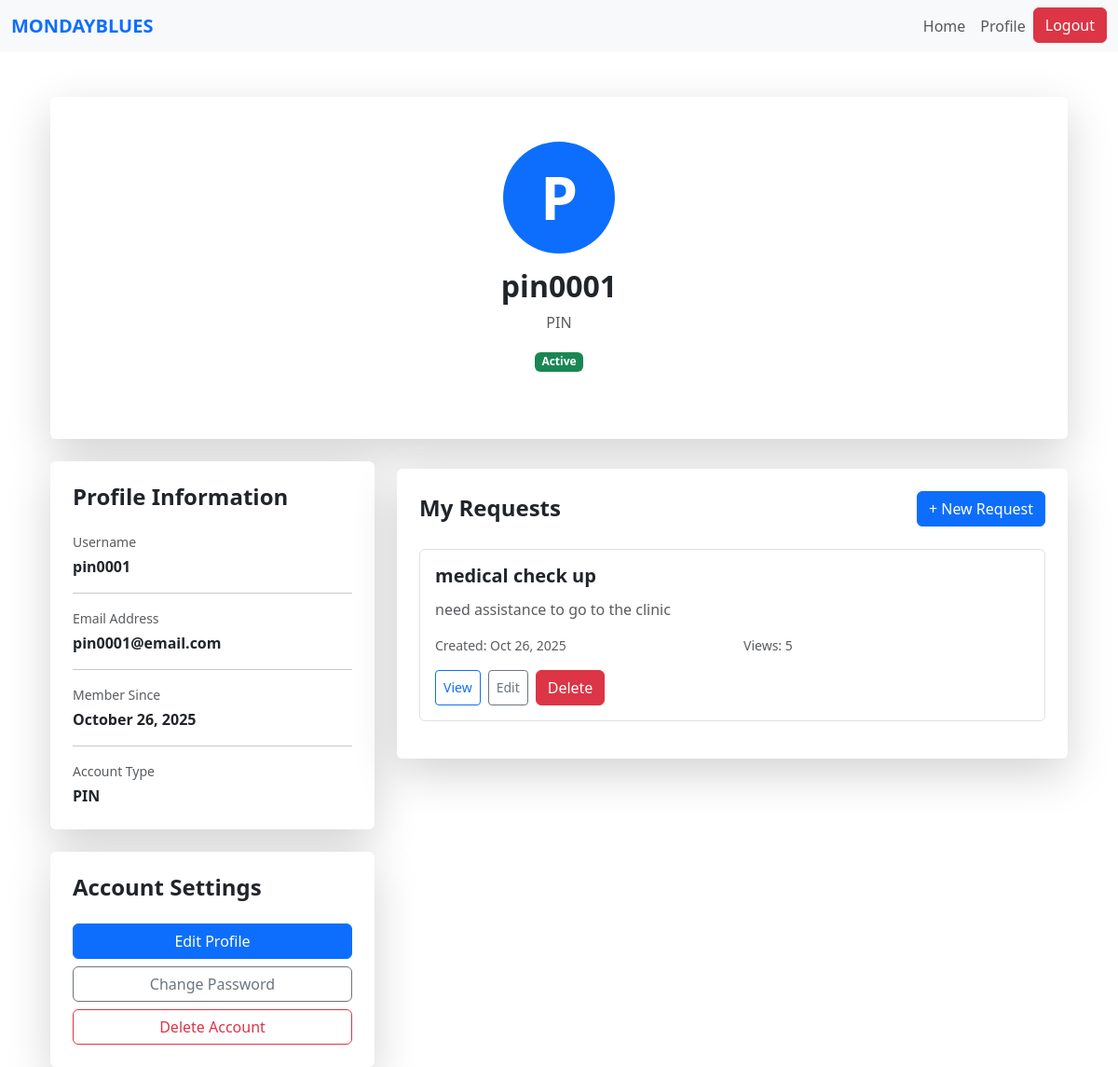
The app's page /pin/profile (signed in), older data.
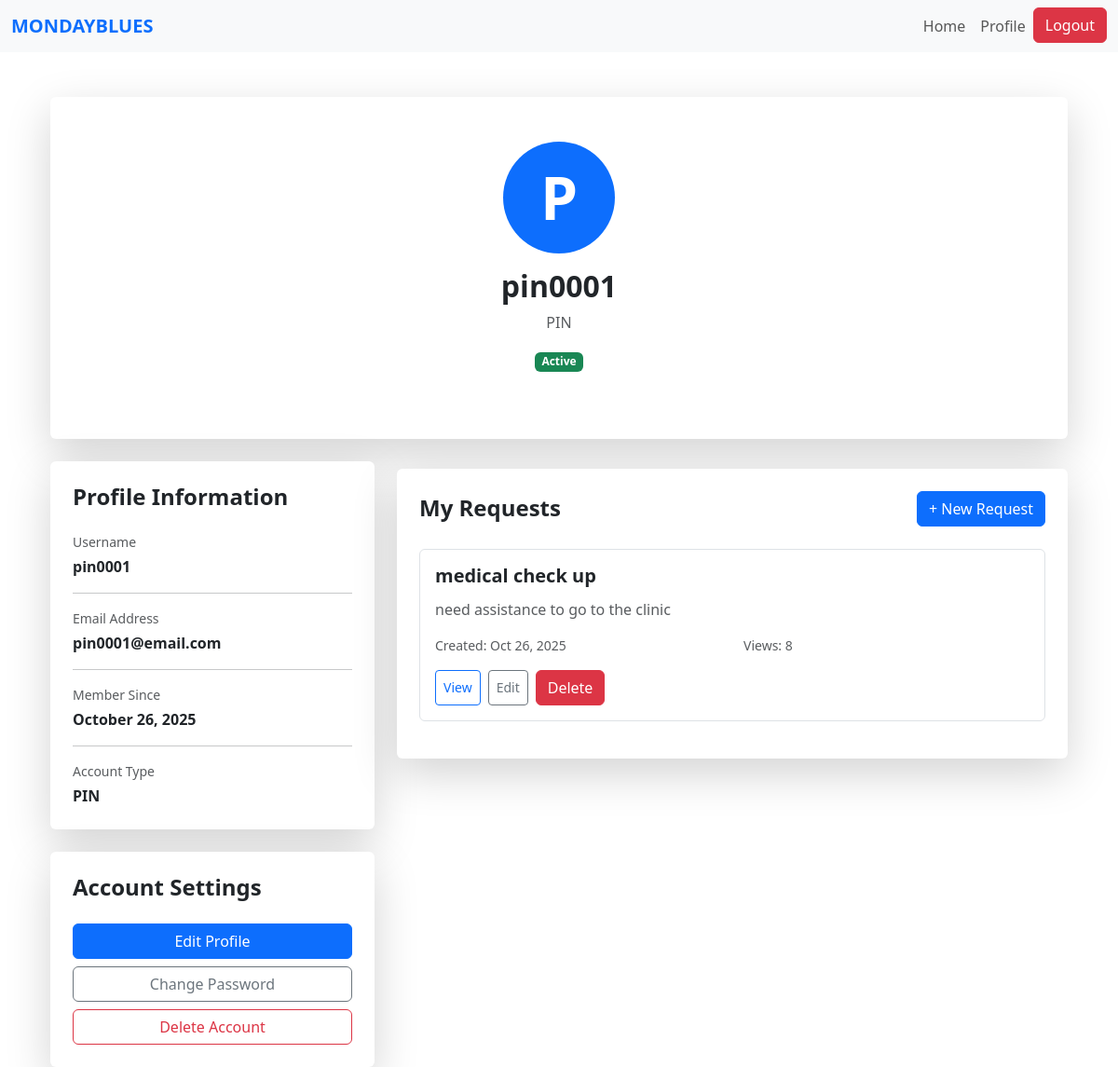
The same page, newer data.
### website/models.py (models this page shows)
class Request(db.Model):
    id = db.Column(db.Integer, primary_key=True)
    title = db.Column(db.String(150), nullable=False)
    description = db.Column(db.Text, nullable=False)
    category_id = db.Column(db.Integer, db.ForeignKey('category.id'), nullable=False)
    category = db.relationship('Category', backref='requests')
    status = db.Column(db.String(20), default='Pending')  # Pending, Accepted, Completed
    scheduled_datetime = db.Column(db.DateTime, nullable=False)
    view_count = db.Column(db.Integer, default=0)
    date_created = db.Column(db.DateTime, default=datetime.utcnow)
    user_id = db.Column(db.Integer, db.ForeignKey('user.id'), nullable=False)
    volunteer_id = db.Column(db.Integer, db.ForeignKey('volunteer.id'), nullable=True)
    user = db.relationship('User', backref=db.backref('requests', lazy=True, cascade='all, delete-orphan'), lazy=True)
    volunteer = db.relationship('Volunteer', backref=db.backref('assigned_requests', lazy=True), lazy=True)

### website/pin.py (the view)
@pin.route('/pin/profile')
@login_required
def pin_profile():
    if current_user.role != 'PIN':
        flash('Access denied.', 'danger')
        return redirect(url_for('views.home'))
    requests = Request.query.filter_by(user_id=current_user.id).order_by(Request.date_created.desc()).all()
    return render_template("pin_profile.html", requests=requests)

### website/templates/pin_profile.html (shortened to what the changed rows need)
{% extends "base.html" %}
{% block content %}
<div class="container mt-5">
    <div class="row justify-content-center">
        <div class="col-md-10 col-lg-12">
            <div class="card shadow-lg border-0 mb-4">
                <div class="card-body p-5">
                    <div class="text-center mb-4">
                        <h2 class="fw-bold mb-2">{{ current_user.name }}</h2>
                    </div>
                </div>
            </div>
            <div class="row">
                <div class="col-lg-8 mt-2">
                    <div class="card shadow-lg border-0">
                        <div class="card-body p-4">
                            {% if current_user.status == "Pending" or current_user.status == "Suspended" %}
                                <div class="text-center py-5">
                                    <i class="bi bi-lock" style="font-size: 4rem; color: #ccc;"></i>
                                    <h4 class="fw-bold mt-3">Account Pending or Suspended</h4>
                                    <p class="text-muted">
                                        Your account is currently inactive. Please contact the administrator or wait for approval before creating requests.
                                    </p>
                                </div>
                            {% else %}
                                {% if requests %}
                                    {% for request in requests %}
                                        <div class="card mb-3 border">
                                            <div class="card-body">
                                                <div class="d-flex justify-content-between align-items-start mb-2">
                                                    <h5 class="fw-bold mb-1">{{ request.title }}</h5>
                                                </div>
                                                <p class="text-muted mb-3">
                                                    {{ request.description[:100] }}{% if request.description|length > 100 %}...{% endif %}
                                                </p>
                                                <div class="row text-muted small mb-3">
                                                    <div class="col-md-6">
                                                         Created: {{ request.date_created.strftime('%b %d, %Y') }}
                                                    </div>
                                                    <div class="col-md-6">
                                                         Views: {{ request.view_count }}
                                                    </div>
                                                </div>
                                                <div class="d-flex gap-2">
                                                    <button class="btn btn-sm btn-outline-primary" onclick="location.href='/request/{{ request.id }}'">View</button>
                                                    {% if request.status == 'Completed' %}
                                                        <button class="btn btn-sm btn-outline-success" onclick="location.href='/request/{{ request.id }}/review'">Review</button>
                                                    {% else %}
                                                        <button class="btn btn-sm btn-outline-secondary" onclick="location.href='/request/{{ request.id }}/edit'">Edit</button>
                                                    {% endif %}
                                                    <form action="{{ url_for('csr.delete_request', request_id=request.id) }}" method="POST" onsubmit="return confirm('Are you sure you want to delete this request?');">
                                                        <button class="btn btn-danger" type="submit">
                                                             Delete
                                                        </button>
                                                    </form>
                                                </div>
                                            </div>
                                        </div>
                                    {% endfor %}
                                {% endif %}
                            {% endif %}
                        </div>
                    </div>
                </div>
            </div>
        </div>
    </div>
</div>
{% endblock %}

Row changes from the older to the newer data that the page shows:
changed Request "medical check up": view_count "5" → "8"
